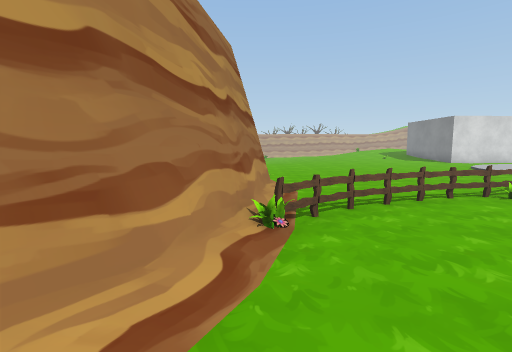
View 1 (above)

19 first-person views from a walk through a Unity game level. The camera is 1.2 m above the floor, tilts 6° down and sees 85° across. The floor is counted in squares, 1 m on a side. Each view is taken from the middle of a square. On the plan, view 1 faces up. The plan holds only what a view shows up to about 13 squares ahead; the rest is blank. The place goes on beyond the plan. The player character is not drawn. Some animated figures are not drawn. Some surface patterns are stand-ins.

View 2
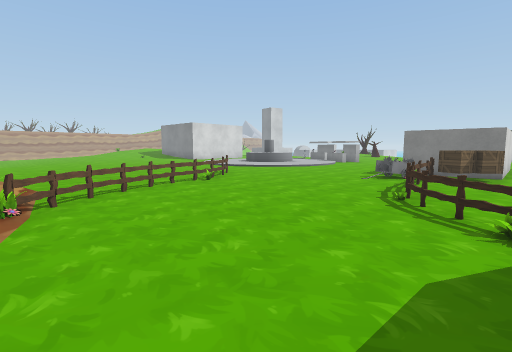

View 3
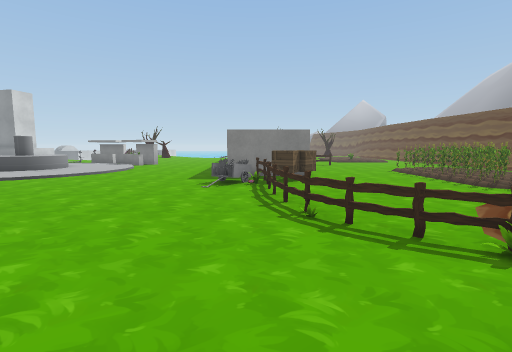

View 4
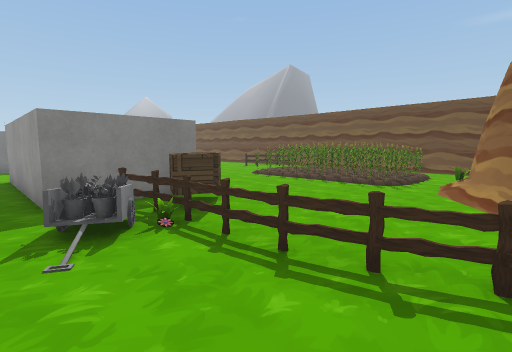

View 5
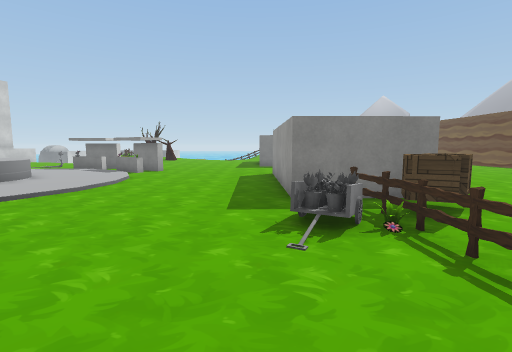

View 6
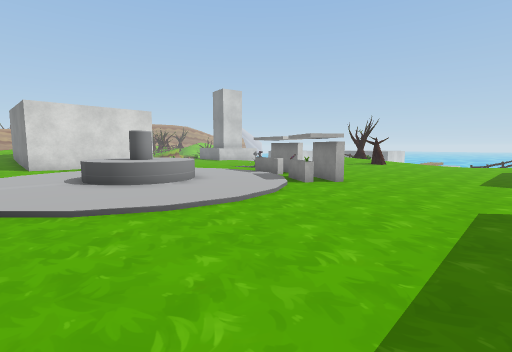

View 7
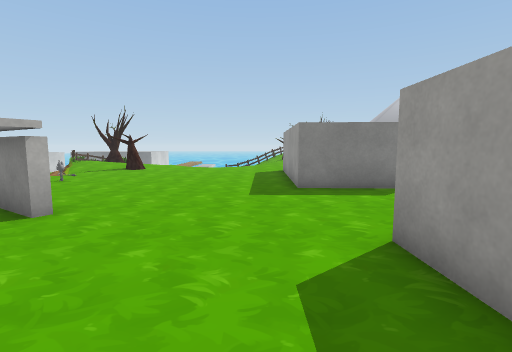

View 8
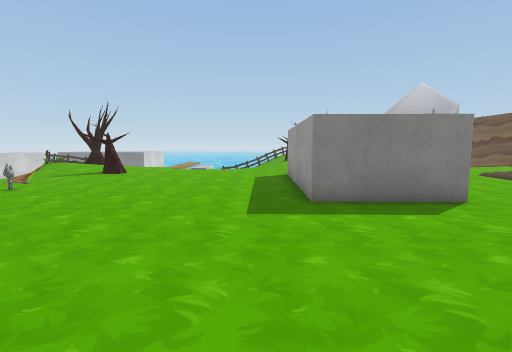

View 9
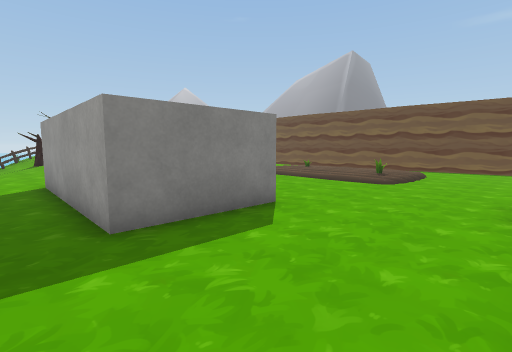

View 10
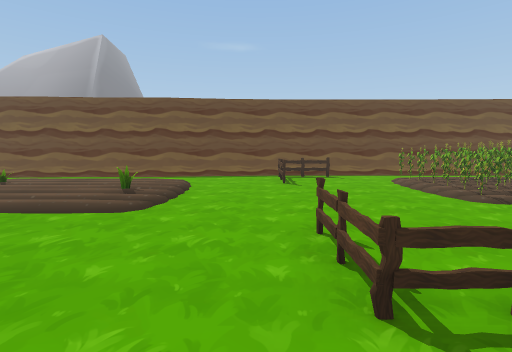

View 11
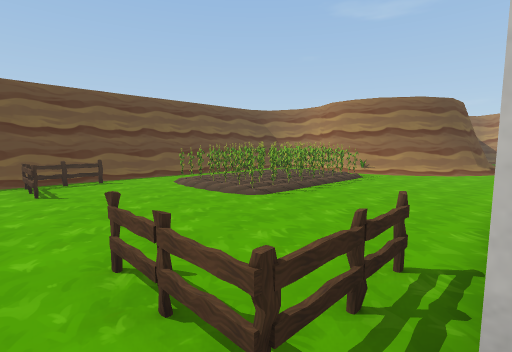

View 12
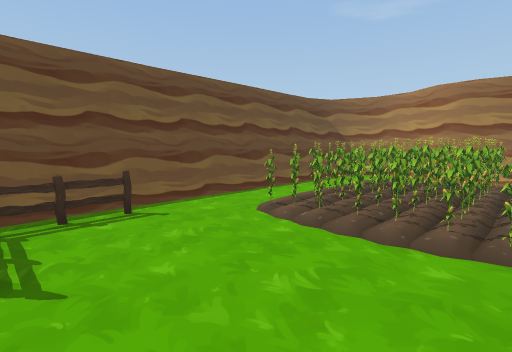

View 13
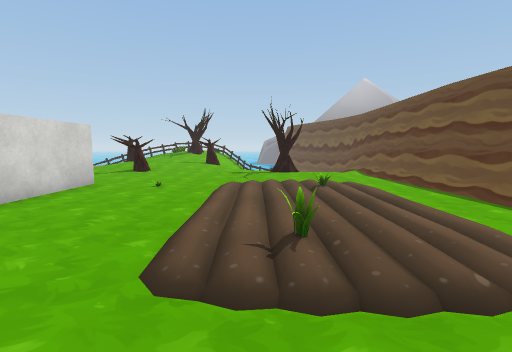

View 14
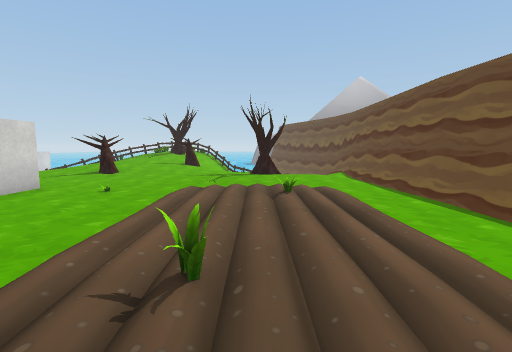

View 15
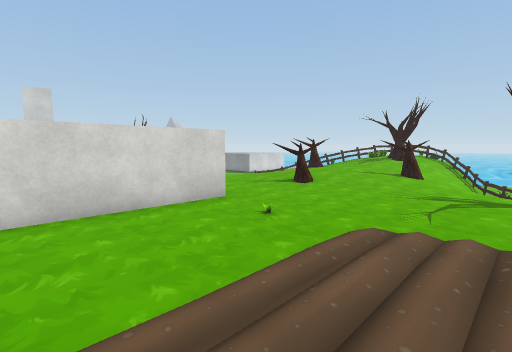

View 16
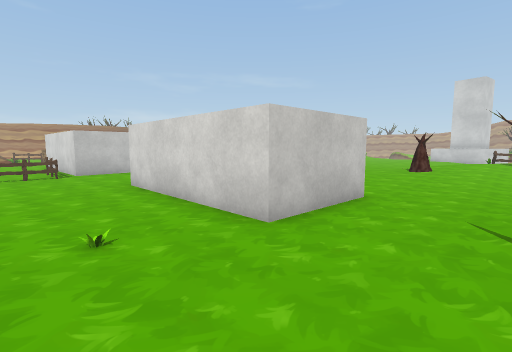

View 17
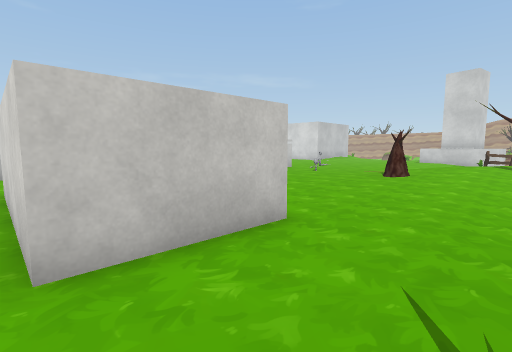

View 18
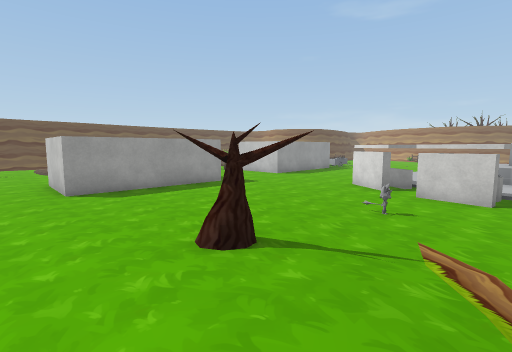

View 19
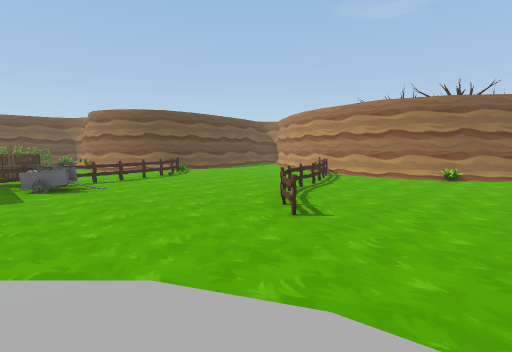

### Floor plan
Key: @ floor where view 1 was taken; # wall or solid block; . main floor; : floor 0.25 m higher than the main floor; + floor 0.5 m higher than the main floor; / step, stairs or slope; = window, fence, low wall or low ledge; ^ raised ledge; F fence; C crate; P plant; T tree; O other object.
Columns run from 2 left of view 1 to 34 right of it. Each row starts with its distance up from view 1.
 13    .....      ..OOOO ..........//+:
 12    ..............OOO....O......::+:O
 11 #/...............OOO...OO...O..T:::
 10 ##/.................... .......TT::.
  9  #/........F..........OOO.......::..
  8  ##.......F...........OO............
  7   #.....FO..........................
  6   #..FFFO...........................
  5  ##FF...............................
  4  #OF................................
  3  #/.......................#^.........
  2 ##...........O..^^^^^^....^ ^^^^^...:
  1 #/.........FFPFO^    ^....^     ^...:
  0   @.....OFF...CC^    ^....^^^^^^^..TT
 -1    .....F.....CC^^^^^^..............T
 -2   . ...F............FFF..............
 -3        ##......................P.....
 -4        ###............F..............
 -5          ##...............//////.....
 -6          ##.OOOOOOO....../      .....
 -7           #.OOOOOOO....../P:    ....T
 -8           #.OOOOOOO....../    O .....
 -9          ##.OOOOOOO...F.../////:..:.
-10          #...O.OO.....F..............
-11          #OO........FFF.......///////
-12          ##== =////////===###########
-13           ###########################

Where each view was taken, in squares from view 1:
view 1: 0 up, 0 right, facing up
view 2: 2 down, 0 right, facing up-right
view 3: 1 up, 2 right, facing right
view 4: 3 up, 7 right, facing down-right
view 5: 3 up, 7 right, facing right
view 6: 3 up, 12 right, facing up-right
view 7: 4 up, 16 right, facing right
view 8: 4 up, 18 right, facing right
view 9: 4 up, 20 right, facing down-right
view 10: 0 up, 21 right, facing down
view 11: 1 down, 21 right, facing down-left
view 12: 6 down, 20 right, facing down-left
view 13: 6 down, 21 right, facing right
view 14: 7 down, 22 right, facing right
view 15: 7 down, 25 right, facing up-right
view 16: 4 down, 33 right, facing up-left
view 17: 1 down, 33 right, facing up-left
view 18: 13 up, 32 right, facing down-left
view 19: 12 up, 13 right, facing down-left
